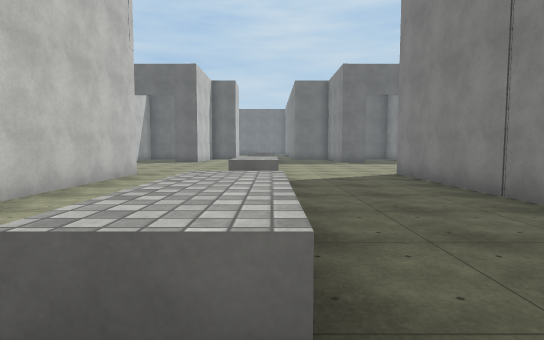
View 1 (above)

24 first-person views from a walk through a 3-D level made in the Unity game engine. The camera is 1.5 m above the floor, tilts 4° down and sees 80° across. The floor is counted in squares, 2 m on a side. Each view is taken from the middle of a square. On the plan, view 1 faces up. The plan holds only what a view shows up to about 11 squares ahead; the rest is blank. The place goes on beyond the plan. Surface patterns are stand-ins for the level's own textures.

View 2
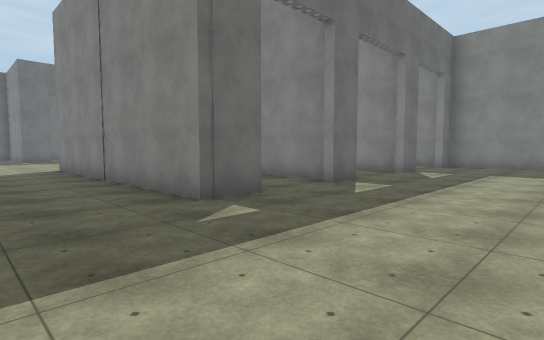

View 3
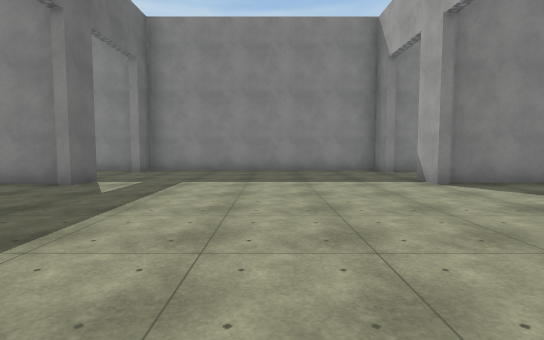

View 4
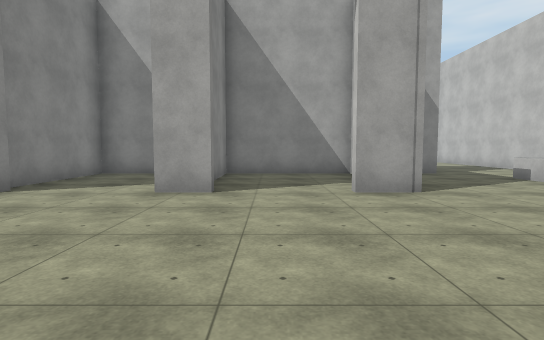

View 5
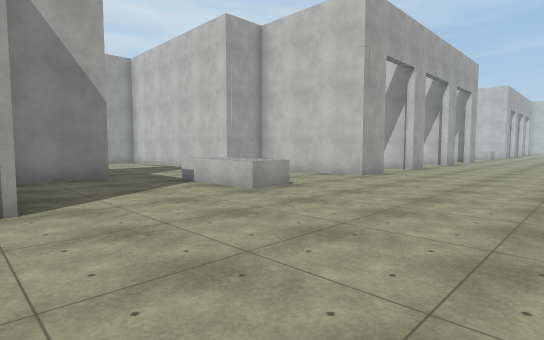

View 6
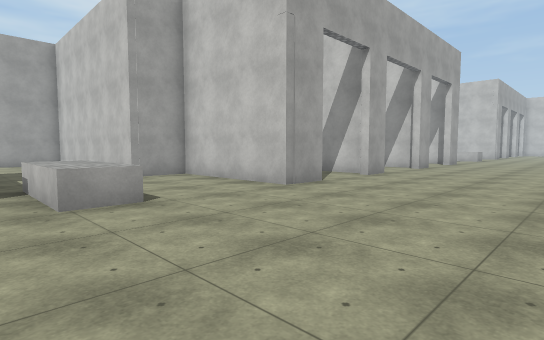

View 7
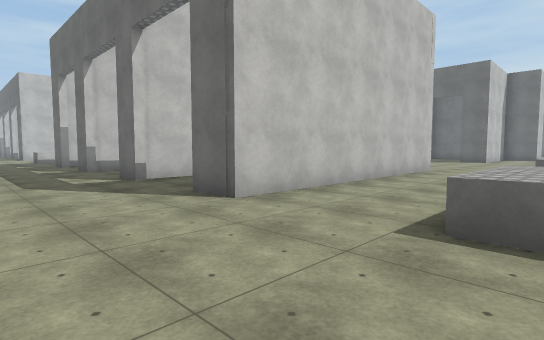

View 8
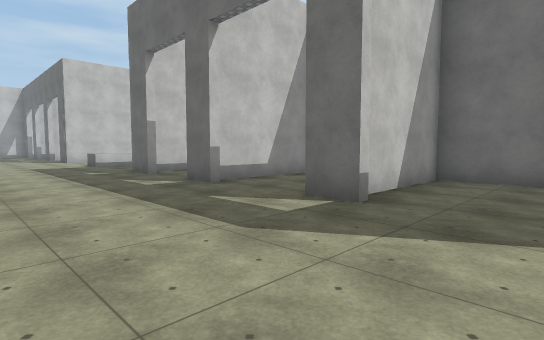

View 9
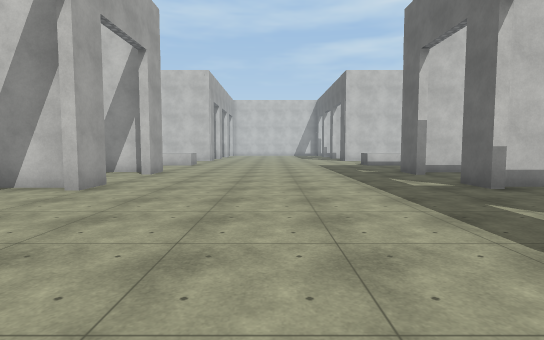

View 10
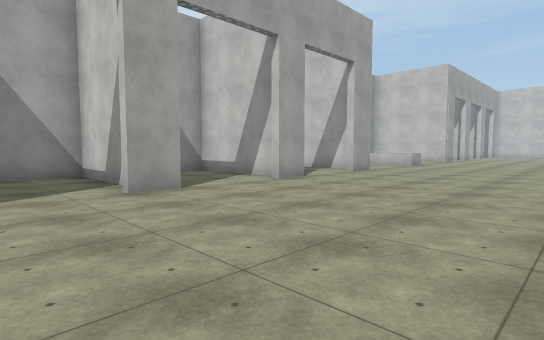

View 11
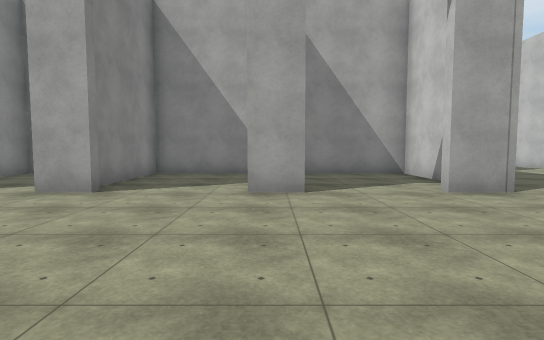

View 12
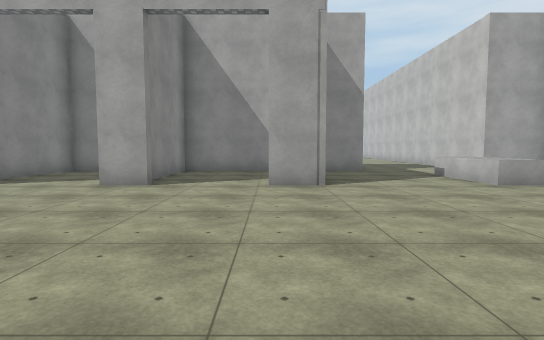

View 13
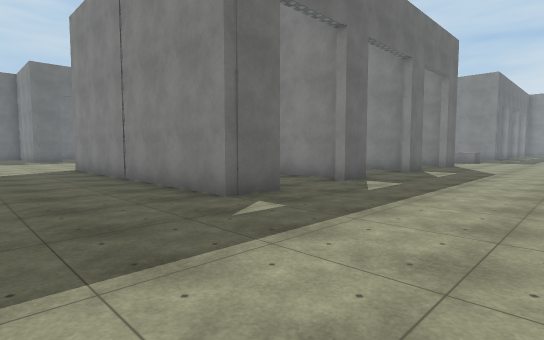

View 14
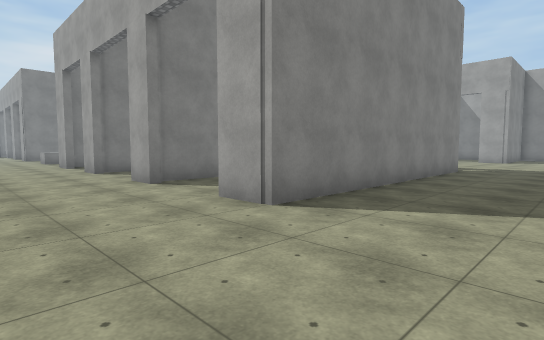

View 15
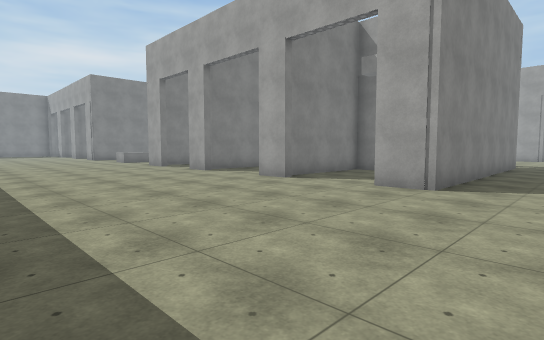

View 16
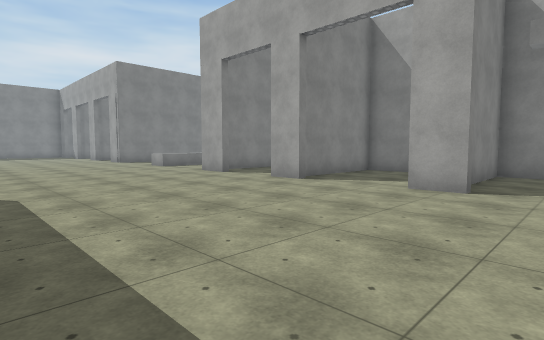

View 17
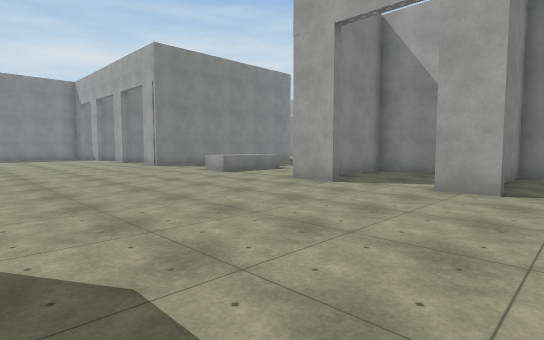

View 18
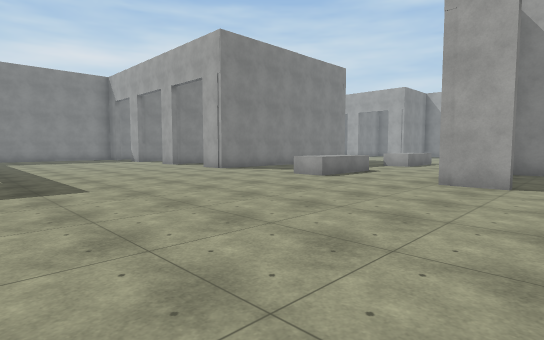

View 19
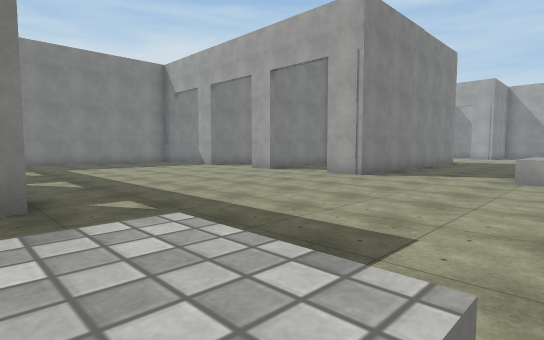

View 20
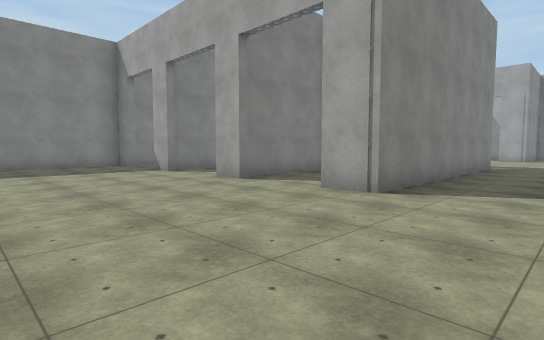

View 21
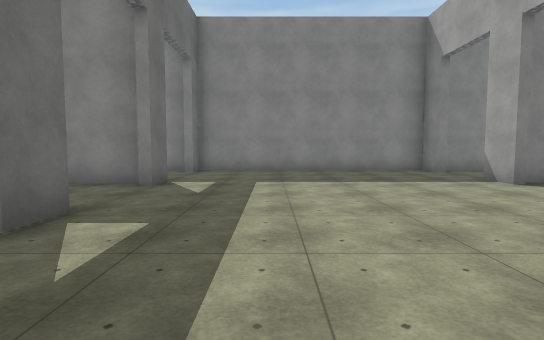

View 22
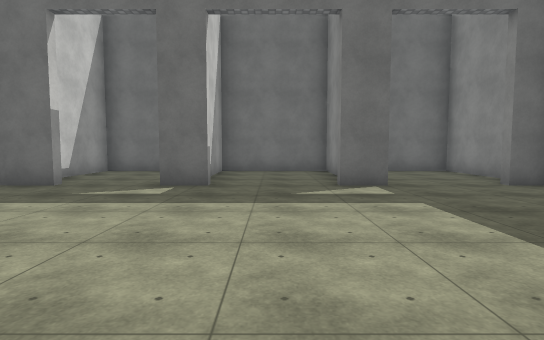

View 23
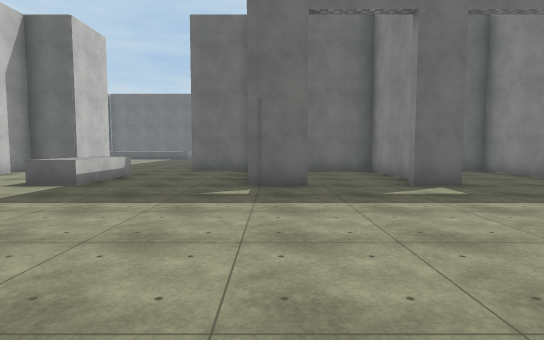

View 24
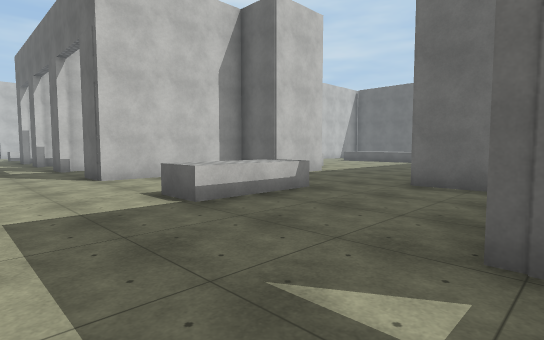

### Floor plan
Key: @ floor where view 1 was taken; # wall or solid block; . floor; ^ raised ledge.
Columns run from 18 left of view 1 to 15 right of it. Each row starts with its distance up from view 1.
 24                  ..
 23                 ...
 22                #....
 21               ## ...########## ###
 20               #  .....#..#...# ..#
 19               #.  ^...#..#...#...#
 18               #...^...#..#...#...#
 17           #.. #...^...#..#...#...#
 16          .......................##
 15  ................................#
 14  ................................#
 13  ................................#
 12 .................................#
 11 .................................#
 10 .................................#
  9 ...##..#..#...#...^.. #..#...#..##
  8 ...# ..#..#...#...^..# ..# ..# ..#
  7 ...# ..#..# ..#...^..#  .#       #
  6 ...#  .# .# ..#......#   #
  5  ..#  #########.. ... #  #
  4  ..#   #  #...#.. ....#  #
  3 ...#  .#. #...#...^...#  #   #   #
  2 ...#...#..#...#...^...# .# ..# ..#
  1 ...##..#..#...#...^...#..#...#..##
  0 ..................@..............#
 -1 .................................#
 -2 .................................#
 -3 .................................#
 -4 .................................#
 -5 .................................#
 -6 ..........#..............#.......#
 -7 ...##..#..#..##...^..##..#...#..##
 -8 ...#...#..#...#...^.. ...# ..#   #
 -9 ...#...#..#...#...^.. ...# ..#
-10 ...#...#..#.. #......#...# ..#
-11 .############ ##....###### ###
-12                #....
-13                #  .
-14                #

Where each view was taken, in squares from view 1:
view 1: 0 up, 0 right, facing up
view 2: 3 down, 1 right, facing up-right
view 3: 3 down, 4 right, facing right
view 4: 1 down, 6 right, facing down
view 5: 2 down, 4 right, facing down-left
view 6: 2 down, 1 right, facing down-left
view 7: 2 down, 0 right, facing up-left
view 8: 3 down, 5 left, facing up-left
view 9: 3 down, 5 left, facing left
view 10: 1 down, 5 left, facing down-left
view 11: 1 down, 11 left, facing down
view 12: 0 up, 14 left, facing down
view 13: 3 down, 18 left, facing up-right
view 14: 12 up, 18 left, facing down-right
view 15: 15 up, 17 left, facing down-right
view 16: 15 up, 13 left, facing down-right
view 17: 15 up, 9 left, facing down-right
view 18: 16 up, 6 left, facing down-right
view 19: 17 up, 1 left, facing down-right
view 20: 14 up, 1 right, facing down-right
view 21: 14 up, 4 right, facing right
view 22: 10 up, 9 right, facing up
view 23: 10 up, 4 right, facing up
view 24: 14 up, 4 right, facing up-left
